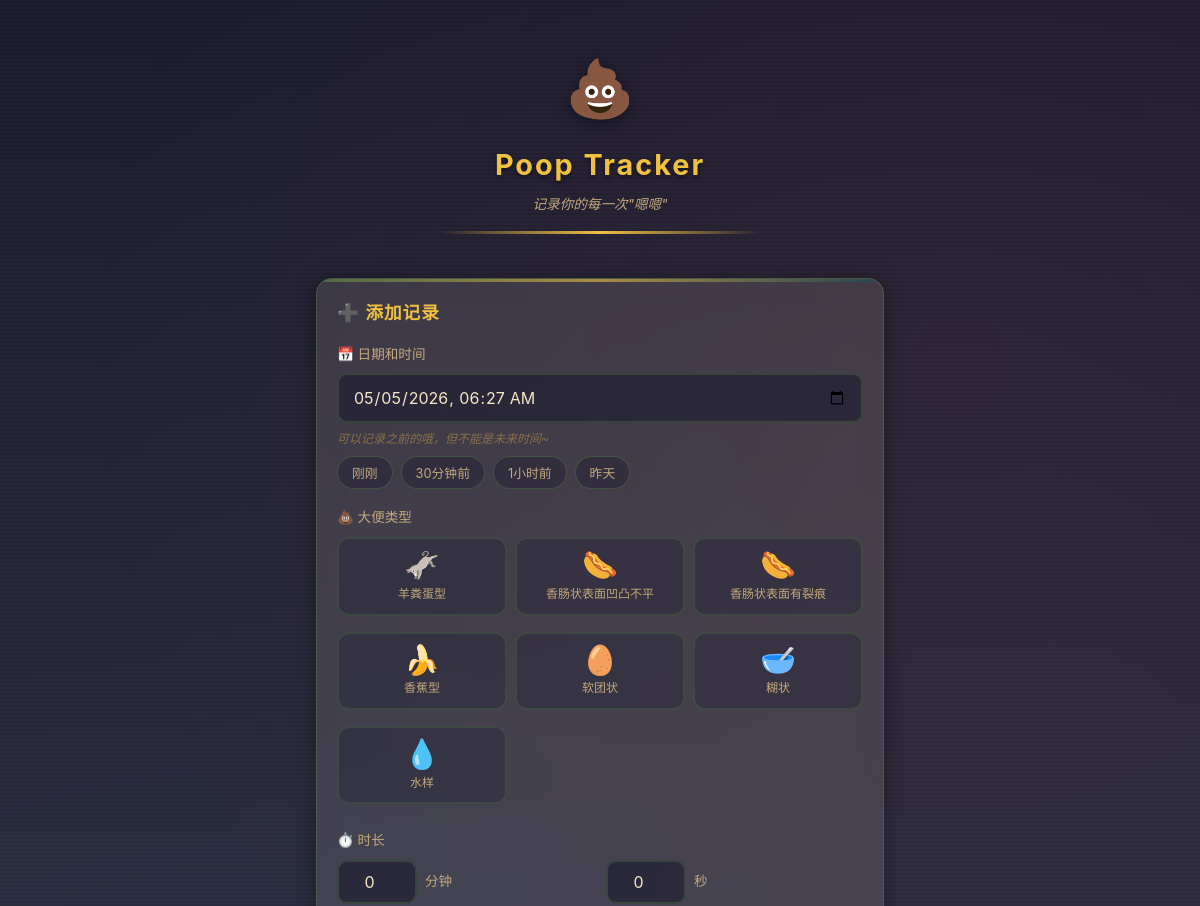
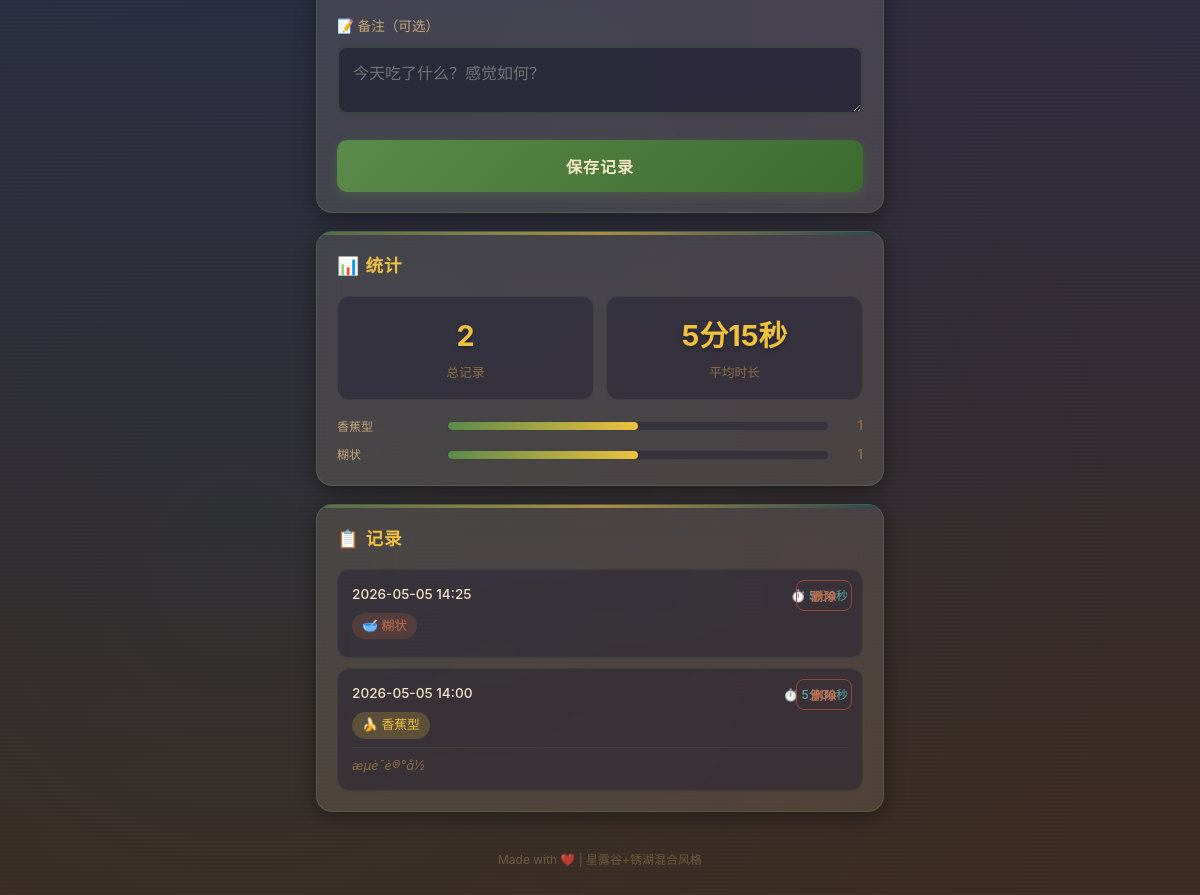
The page / on the database its author committed (2 pictures, top to bottom).
### tables this page shows
CREATE TABLE records (
            id INTEGER PRIMARY KEY AUTOINCREMENT,
            datetime TEXT NOT NULL,
            type TEXT NOT NULL,
            notes TEXT
        , duration INTEGER DEFAULT 0);

### main.py (the view)
@app.get("/", response_class=HTMLResponse)
async def home(request: Request):
    conn = sqlite3.connect(DB_NAME)
    conn.row_factory = sqlite3.Row
    cursor = conn.cursor()
    cursor.execute("SELECT * FROM records ORDER BY datetime DESC")
    records = [dict(row) for row in cursor.fetchall()]
    for record in records:
        if record.get('duration'):
            minutes = record['duration'] // 60
            seconds = record['duration'] % 60
            if minutes > 0:
                record['duration_text'] = f"{minutes}分{seconds}秒"
            else:
                record['duration_text'] = f"{seconds}秒"
        else:
            record['duration_text'] = ""
    cursor.execute("SELECT COUNT(*) as total FROM records")
    total = cursor.fetchone()["total"]
    cursor.execute("SELECT type, COUNT(*) as count FROM records GROUP BY type")
    type_counts = {row["type"]: row["count"] for row in cursor.fetchall()}
    cursor.execute("SELECT AVG(duration) as avg_duration FROM records WHERE duration > 0")
    avg_duration = cursor.fetchone()["avg_duration"]
    if avg_duration:
        avg_minutes = int(avg_duration) // 60
        avg_seconds = int(avg_duration) % 60
        avg_duration_text = f"{avg_minutes}分{avg_seconds}秒" if avg_minutes > 0 else f"{avg_seconds}秒"
    else:
        avg_duration_text = "-"
    conn.close()
    return templates.TemplateResponse("index.html", {
        "request": request,
        "records": records,
        "total": total,
        "type_counts": type_counts,
        "poop_types": POOP_TYPES,
        "avg_duration": avg_duration_text
    })

### templates/index.html (shortened to what this page needs)
<!DOCTYPE html>
<html lang="zh-CN">
<head>
    <link rel="stylesheet" href="/static/style.css">
</head>
<body>
    <div class="app-container">
        <header class="app-header">
            <div class="logo">💩</div>
            <h1>Poop Tracker</h1>
            <p class="subtitle">记录你的每一次"嗯嗯"</p>
        </header>
        <section class="card form-card">
            <h2>➕ 添加记录</h2>
            <form action="/add" method="POST" id="poopForm">
                <div class="form-group">
                    <label>📅 日期和时间</label>
                    <input type="datetime-local" id="datetime" name="datetime" required>
                    <p class="hint">可以记录之前的哦，但不能是未来时间~</p>
                </div>
                <div class="form-group">
                    <label>💩 大便类型</label>
                    <div class="type-grid">
                        {% for type_code, type_name in poop_types %}
                        <label class="type-option">
                            <span class="type-box">
                                <span class="poop-icon">{{ ['🫏', '🌭', '🌭', '🍌', '🥚', '🥣', '💧'][loop.index0] }}</span>
                                <span class="type-name">{{ type_name }}</span>
                            </span>
                        </label>
                        {% endfor %}
                    </div>
                </div>
                <div class="form-group">
                    <label>⏱️ 时长</label>
                    <div class="duration-inputs">
                        <div class="duration-field">
                            <input type="number" id="duration_minutes" name="duration_minutes" min="0" max="60" value="0">
                            <span>分钟</span>
                        </div>
                        <div class="duration-field">
                            <input type="number" id="duration_seconds" name="duration_seconds" min="0" max="59" value="0">
                            <span>秒</span>
                        </div>
                    </div>
                </div>
                <div class="form-group">
                    <label>📝 备注（可选）</label>
                    <textarea name="notes" rows="2" placeholder="今天吃了什么？感觉如何？"></textarea>
                </div>
                <button type="submit" class="btn btn-primary">保存记录</button>
            </form>
        </section>
        <section class="card stats-card">
            <h2>📊 统计</h2>
            <div class="stats-grid">
                <div class="stat-item">
                    <span class="stat-value">{{ total }}</span>
                    <span class="stat-label">总记录</span>
                </div>
                <div class="stat-item">
                    <span class="stat-value">{{ avg_duration }}</span>
                    <span class="stat-label">平均时长</span>
                </div>
            </div>
            <div class="type-stats">
                {% for type_code, type_name in poop_types %}
                {% if type_counts.get(type_code) %}
                <div class="type-stat">
                    <span class="type-name">{{ type_name }}</span>
                    <div class="type-bar">
                        <div class="type-bar-fill" style="width: {{ (type_counts[type_code] / total * 100)|round }}%"></div>
                    </div>
                    <span class="type-count">{{ type_counts[type_code] }}</span>
                </div>
                {% endif %}
                {% endfor %}
            </div>
        </section>
        <section class="card records-card">
            <h2>📋 记录</h2>
            {% if records %}
            <div class="records-list">
                {% for record in records %}
                <div class="record-item">
                    <div class="record-header">
                        <span class="record-datetime">{{ record.datetime }}</span>
                        {% if record.duration_text %}
                        <span class="record-duration">⏱️ {{ record.duration_text }}</span>
                        {% endif %}
                    </div>
                    <div class="record-body">
                        <span class="record-type type-{{ record.type }}">
                            {% if record.type == 'sheep' %}🫏 羊粪蛋型
                            {% elif record.type == 'sausage_bumpy' %}🌭 香肠状表面凹凸不平
                            {% elif record.type == 'sausage_cracked' %}🌭 香肠状表面有裂痕
                            {% elif record.type == 'banana' %}🍌 香蕉型
                            {% elif record.type == 'soft_lumps' %}🥚 软团状
                            {% elif record.type == 'mushy' %}🥣 糊状
                            {% elif record.type == 'watery' %}💧 水样
                            {% endif %}
                        </span>
                    </div>
                    {% if record.notes %}
                    <p class="record-notes">{{ record.notes }}</p>
                    {% endif %}
                    <form action="/delete/{{ record.id }}" method="POST" class="delete-form">
                        <button type="submit" class="btn btn-small btn-danger">删除</button>
                    </form>
                </div>
                {% endfor %}
            </div>
            {% else %}
            <p class="no-records">还没有记录哦，快添加第一条吧！</p>
            {% endif %}
        </section>
        <footer class="app-footer">
            <p>Made with ❤️ | 星露谷+锈湖混合风格</p>
        </footer>
    </div>
</body>
</html>

### rows shown on the page
records: datetime "2026-05-05 14:25", duration_text "5分0秒", type "🥣 糊状"
records: datetime "2026-05-05 14:00", duration_text "5分30秒", type "🍌 香蕉型", notes "æµè¯è®°å½"

### other values the page prints
{{ ['🫏', '🌭', '🌭', '🍌', '🥚', '🥣', '💧'][loop.index0] }} "🫏" "🌭" "🌭" "🍌" "🥚" "🥣" "💧"
{{ type_name }} "羊粪蛋型" "香肠状表面凹凸不平" "香肠状表面有裂痕" "香蕉型" "软团状" "糊状" "水样"
{{ total }} "2"
{{ avg_duration }} "5分15秒"
{{ type_name }} "香蕉型" "糊状"
{{ type_counts[type_code] }} "1" "1"
